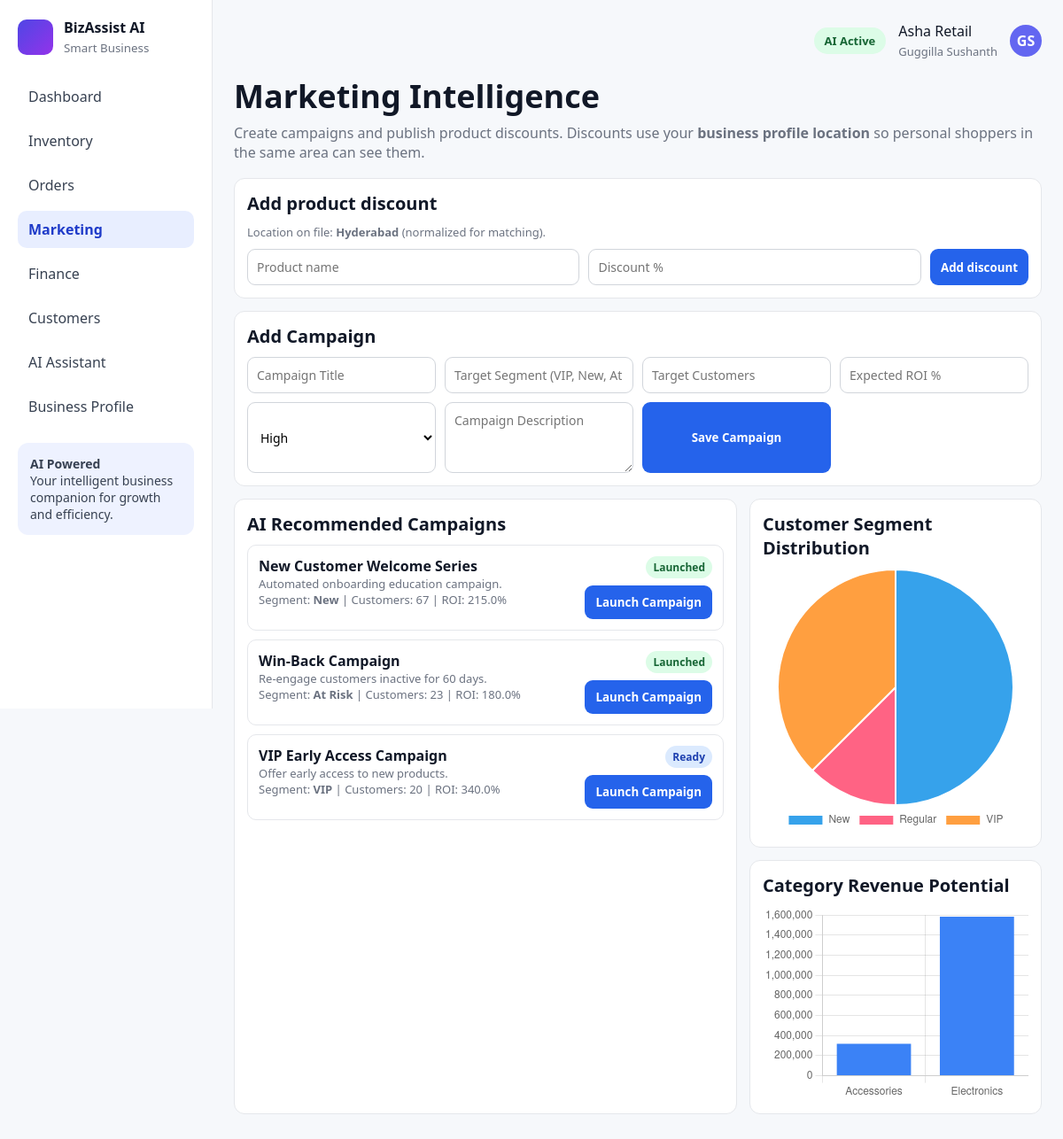
The app's page /marketing (signed in) with its own data.
### tables this page shows
CREATE TABLE business_profile (
            id INTEGER PRIMARY KEY CHECK (id = 1),
            owner_name TEXT NOT NULL,
            business_name TEXT NOT NULL,
            email TEXT NOT NULL,
            phone TEXT NOT NULL,
            business_type TEXT NOT NULL,
            monthly_revenue REAL NOT NULL DEFAULT 0,
            monthly_expenses REAL NOT NULL DEFAULT 0,
            marketing_spend REAL NOT NULL DEFAULT 0,
            growth_target REAL NOT NULL DEFAULT 0
        , account_type TEXT NOT NULL DEFAULT 'business', location TEXT NOT NULL DEFAULT '', login_email TEXT NOT NULL DEFAULT '', login_password TEXT NOT NULL DEFAULT '');

CREATE TABLE campaigns (
            id INTEGER PRIMARY KEY AUTOINCREMENT,
            title TEXT NOT NULL,
            description TEXT NOT NULL,
            segment TEXT NOT NULL,
            target_customers INTEGER NOT NULL DEFAULT 0,
            expected_roi REAL NOT NULL DEFAULT 0,
            priority TEXT NOT NULL,
            status TEXT NOT NULL DEFAULT 'Draft'
        );

### app.py (the view, shortened to what this page needs)
@app.route("/marketing", methods=["GET", "POST"])
def marketing():
    if not business_profile_required():
        return redirect(url_for("root"))
    conn = get_db_connection()
    profile = get_business_profile(conn)
    acc = get_account_type(profile)
    if request.method == "POST" and acc == "personal":
        conn.close()
        return redirect(url_for("marketing"))
    search_q = request.args.get("q", "").strip()
    user_norm = normalize_location(profile["location"] or "")
    discounts_for_template = []
    top_10_offers = []
    recent_all_discounts = []
    campaigns = []
    segment_rows = []
    category_rows = []
    metrics = None
    if acc == "business":
        campaigns = conn.execute("SELECT * FROM campaigns ORDER BY id DESC").fetchall()
        segment_rows = conn.execute(
            "SELECT segment, COUNT(*) as total FROM customers GROUP BY segment"
        ).fetchall()
        category_rows = conn.execute(
            "SELECT category, SUM(price * stock) as value FROM inventory_products GROUP BY category"
        ).fetchall()
        metrics = query_metrics(conn)
        if user_norm:
            discounts_for_template = conn.execute(
                """
                SELECT * FROM shop_discounts WHERE shop_location = ?
                ORDER BY discount_percent DESC, id DESC
                """,
                (user_norm,),
            ).fetchall()
        else:
            discounts_for_template = conn.execute(
                "SELECT * FROM shop_discounts ORDER BY discount_percent DESC, id DESC"
            ).fetchall()
    conn.close()
    return render_template(
        "marketing.html",
        active_page="marketing",
        is_personal=(acc == "personal"),
        campaigns=campaigns,
        segments=segment_rows,
        categories=category_rows,
        metrics=metrics,
        discounts=discounts_for_template,
        top_10_offers=top_10_offers,
        recent_all_discounts=recent_all_discounts,
        user_location_display=(profile["location"] or ""),
        search_q=search_q,
        mail_status=request.args.get("mail_status", ""),
    )

### templates/marketing.html (shortened to what this page needs)
{% extends "base.html" %}
{% block content %}
{% if is_personal %}
<h1 class="page-title">Local discounts for you</h1>
<p class="page-subtitle">Offers use the shared <b>shop_discounts</b> database: when a business account adds or removes a discount for a location, personal accounts with the same normalized area see updates on refresh. Your location: <b>{{ user_location_display or "not set" }}</b>.</p>
<div class="panel">
    <form method="get" class="form-grid" style="grid-template-columns: 2fr 1fr auto; align-items: end;">
        <div>
            <label class="muted" style="display:block; margin-bottom:6px;">Search</label>
            <input class="input" name="q" value="{{ search_q }}" placeholder="Product or shop name">
        </div>
        <div></div>
        <button class="btn btn-primary" type="submit">Search</button>
    </form>
</div>
{% if user_location_display and not search_q %}
<div class="panel">
    <h3 class="section-title">Top 10 offers in your area</h3>
    <p class="muted" style="margin-bottom:10px;">Ranked by discount strength for your normalized location; featured picks fill the list when there are fewer than ten live offers.</p>
    {% if top_10_offers|length == 0 %}
    <p class="muted">No rows to show.</p>
    {% else %}
    {% for d in top_10_offers %}
    <div style="border:1px solid #e5e7eb; border-radius:10px; padding:12px; margin-bottom:10px;">
        <b>{{ d["product_name"] }}</b>
        {% if d.get("builtin") %}<span class="muted"> — featured pick</span>{% endif %}
        <p class="muted" style="margin-top:6px;">{{ (d["discount_percent"]|float)|round(1) }}% off{% if d["shop_name"] %} at <b>{{ d["shop_name"] }}</b>{% endif %}</p>
    </div>
    {% endfor %}
    {% endif %}
</div>
{% endif %}
<div class="panel">
    <h3 class="section-title">{% if search_q %}Search results{% else %}All offers at your location{% endif %}</h3>
    {% if not user_location_display %}
    <p class="muted">Add your location under <a href="/business-profile">My account</a> to see matching offers.</p>
    {% elif discounts|length == 0 %}
    {% if search_q %}
    <p class="muted">No discounts match this search. Clear the search or try another product or shop name.</p>
    {% else %}
    <p class="muted">No live rows in <b>shop_discounts</b> for this location yet—when a business publishes here, they appear instantly. Featured picks may still show in Top 10.</p>
    {% endif %}
    {% else %}
    {% for d in discounts %}
    <div style="border:1px solid #e5e7eb; border-radius:10px; padding:12px; margin-bottom:10px;">
        <b>{{ d["product_name"] }}</b>
        <p class="muted" style="margin-top:6px;">{{ (d["discount_percent"]|float)|round(1) }}% off{% if d["shop_name"] %} at <b>{{ d["shop_name"] }}</b>{% endif %}</p>
    </div>
    {% endfor %}
    {% endif %}
</div>
<div class="panel">
    <h3 class="section-title">Recent offers from all businesses (same database)</h3>
    <p class="muted">Direct read from <b>shop_discounts</b>—refresh this page after a business saves a discount. The <b>Area tag</b> is the normalized location; match it in My account to include that row in the sections above.</p>
    {% if recent_all_discounts|length == 0 %}
    <p class="muted">No discounts in the database yet.</p>
    {% else %}
    {% for d in recent_all_discounts %}
    <div style="border:1px solid #e5e7eb; border-radius:10px; padding:12px; margin-bottom:10px;">
        <b>{{ d["product_name"] }}</b>
        <p class="muted" style="margin-top:6px;">{{ (d["discount_percent"]|float)|round(1) }}% off{% if d["shop_name"] %} at <b>{{ d["shop_name"] }}</b>{% endif %}</p>
        <small class="muted">Area tag: {{ d["shop_location"] }}</small>
    </div>
    {% endfor %}
    {% endif %}
</div>
{% else %}
<h1 class="page-title">Marketing Intelligence</h1>
<p class="page-subtitle">Create campaigns and publish product discounts. Discounts use your <b>business profile location</b> so personal shoppers in the same area can see them.</p>
<div class="panel">
    <h3 class="section-title">Add product discount</h3>
    <p class="muted" style="margin-bottom:10px;">Location on file: <b>{{ user_location_display or "— add under Business Profile" }}</b> (normalized for matching).</p>
    <form method="post" class="form-grid" style="grid-template-columns: 1fr 1fr auto;">
        <input class="input" name="product_name" placeholder="Product name" required>
        <input class="input" type="number" step="0.1" name="discount_percent" placeholder="Discount %" required>
        <button class="btn btn-primary" type="submit">Add discount</button>
    </form>
</div>
<div class="panel">
    <h3 class="section-title">Add Campaign</h3>
    <form method="post" class="form-grid">
        <input class="input" name="title" placeholder="Campaign Title" required>
        <input class="input" name="segment" placeholder="Target Segment (VIP, New, At Risk)" required>
        <input class="input" type="number" name="target_customers" placeholder="Target Customers" required>
        <input class="input" type="number" step="0.01" name="expected_roi" placeholder="Expected ROI %" required>
        <select name="priority"><option>High</option><option>Medium</option><option>Low</option></select>
        <textarea name="description" placeholder="Campaign Description" required></textarea>
        <button class="btn btn-primary" type="submit">Save Campaign</button>
    </form>
</div>
<div class="row">
    <div class="panel">
        <h3 class="section-title">AI Recommended Campaigns</h3>
        {% for c in campaigns %}
        <div style="border:1px solid #e5e7eb; border-radius:10px; padding:12px; margin-bottom:10px;">
            <div style="display:flex; justify-content:space-between; gap:12px;">
                <div>
                    <b>{{ c["title"] }}</b>
                    <p class="muted">{{ c["description"] }}</p>
                    <div class="muted">Segment: <b>{{ c["segment"] }}</b> | Customers: {{ c["target_customers"] }} | ROI: {{ c["expected_roi"] }}%</div>
                </div>
                <div class="right">
                    <span class="status {% if c['status'] == 'Launched' %}status-green{% elif c['status'] == 'Ready' %}status-blue{% else %}status-yellow{% endif %}">{{ c["status"] }}</span>
                    <form method="post" action="/marketing/{{ c['id'] }}/launch" style="margin-top:8px;">
                        <button class="btn btn-primary" type="submit">Launch Campaign</button>
                    </form>
                </div>
            </div>
        </div>
        {% endfor %}
    </div>
    <div>
        <div class="panel">
            <h3 class="section-title">Customer Segment Distribution</h3>
            <canvas id="segmentChart" height="220"></canvas>
        </div>
        <div class="panel">
            <h3 class="section-title">Category Revenue Potential</h3>
            <canvas id="categoryChart" height="220"></canvas>
        </div>
    </div>
</div>
<script>
const segmentLabels = {{ segments | map(attribute='segment') | list | tojson }};
const segmentData = {{ segments | map(attribute='total') | list | tojson }};
new Chart(document.getElementById("segmentChart"), {
    type: "pie",
    data: { labels: segmentLabels, datasets: [{ data: segmentData }] },
    options: { plugins: { legend: { position: "bottom" } } }
});
const categoryLabels = {{ categories | map(attribute='category') | list | tojson }};
const categoryData = {{ categories | map(attribute='value') | list | tojson }};
new Chart(document.getElementById("categoryChart"), {
    type: "bar",
    data: { labels: categoryLabels, datasets: [{ label: "Inventory Value", data: categoryData, backgroundColor: "#3b82f6" }] },
    options: { plugins: { legend: { display: false } } }
});
</script>
{% endif %}
{% endblock %}

### templates/base.html (shortened to what this page needs)
<!DOCTYPE html>
<html lang="en">
<head>
</head>
<body>
<div class="app">
    <aside class="sidebar">
        <div class="logo">
            <div class="logo-icon"></div>
            <div>
                <div><b>BizAssist AI</b></div>
                <small>Smart Business</small>
            </div>
        </div>
        <nav class="nav">
            {% if is_personal_account %}
            <a href="/marketing" class="{{ 'active' if active_page == 'marketing' else '' }}">Local offers</a>
            <a href="/business-profile" class="{{ 'active' if active_page == 'business_profile' else '' }}">My account</a>
            {% else %}
            <a href="/dashboard" class="{{ 'active' if active_page == 'dashboard' else '' }}">Dashboard</a>
            <a href="/inventory" class="{{ 'active' if active_page == 'inventory' else '' }}">Inventory</a>
            <a href="/orders" class="{{ 'active' if active_page == 'orders' else '' }}">Orders</a>
            <a href="/marketing" class="{{ 'active' if active_page == 'marketing' else '' }}">Marketing</a>
            <a href="/finance" class="{{ 'active' if active_page == 'finance' else '' }}">Finance</a>
            <a href="/customers" class="{{ 'active' if active_page == 'customers' else '' }}">Customers</a>
            <a href="/assistant" class="{{ 'active' if active_page == 'assistant' else '' }}">AI Assistant</a>
            <a href="/business-profile" class="{{ 'active' if active_page == 'business_profile' else '' }}">Business Profile</a>
            {% endif %}
        </nav>
        <div class="promo">
            <b>AI Powered</b>
            <p>Your intelligent business companion for growth and efficiency.</p>
        </div>
    </aside>
    <main class="content">
        <div class="topbar">
            <span class="pill">AI Active</span>
            <div>{{ business_name }}<br><span class="muted">{{ owner_name }}</span></div>
            <details class="user-menu">
                <summary title="Account">{{ avatar_text }}</summary>
            </details>
        </div>
        {% block content %}{% endblock %}
    </main>
</div>
</body>
</html>

### records on screen
business_profile: business_name "Asha Retail", owner_name "Guggilla Sushanth", location "Hyderabad"
campaigns: title "New Customer Welcome Series", description "Automated onboarding education campaign.", segment "New", target_customers "67", expected_roi "215.0", status "Launched"
campaigns: title "Win-Back Campaign", description "Re-engage customers inactive for 60 days.", segment "At Risk", target_customers "23", expected_roi "180.0", status "Launched"
campaigns: title "VIP Early Access Campaign", description "Offer early access to new products.", segment "VIP", target_customers "20", expected_roi "340.0", status "Ready"

### other values on screen
{{ avatar_text }} "GS"
chart data {{ segments | map(attribute='segment') | list | tojson }} ["New", "Regular", "VIP"]
chart data {{ segments | map(attribute='total') | list | tojson }} [4, 1, 3]
chart data {{ categories | map(attribute='category') | list | tojson }} ["Accessories", "Electronics"]
chart data {{ categories | map(attribute='value') | list | tojson }} [317716.0, 1583853.0]
